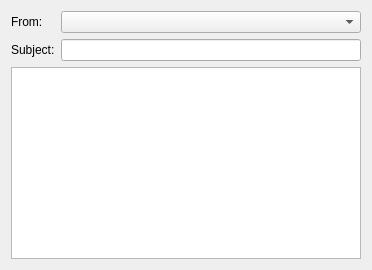
            <widget class="QWidget" name="sendBroadcast">
             <attribute name="title">
              <string>Send Message to your Subscribers</string>
             </attribute>
             <layout class="QGridLayout" name="gridLayout_9">
              <item row="0" column="0">
               <layout class="QVBoxLayout" name="verticalLayout_6">
                <item>
                 <layout class="QGridLayout" name="gridLayout_5">
                  <item row="0" column="0">
                   <widget class="QLabel" name="label_8">
                    <property name="text">
                     <string>From:</string>
                    </property>
                   </widget>
                  </item>
                  <item row="1" column="1">
                   <widget class="QLineEdit" name="lineEditSubjectBroadcast">
                    <property name="text">
                     <string/>
                    </property>
                   </widget>
                  </item>
                  <item row="1" column="0">
                   <widget class="QLabel" name="label_7">
                    <property name="text">
                     <string>Subject:</string>
                    </property>
                   </widget>
                  </item>
                  <item row="0" column="1">
                   <widget class="QComboBox" name="comboBoxSendFromBroadcast">
                    <property name="minimumSize">
                     <size>
                      <width>300</width>
                      <height>0</height>
                     </size>
                    </property>
                   </widget>
                  </item>
                 </layout>
                </item>
                <item>
                 <widget class="MessageCompose" name="textEditMessageBroadcast">
                  <property name="html">
                   <string>&lt;!DOCTYPE HTML PUBLIC &quot;-//W3C//DTD HTML 4.0//EN&quot; &quot;http://www.w3.org/TR/REC-html40/strict.dtd&quot;&gt;
&lt;html&gt;&lt;head&gt;&lt;meta name=&quot;qrichtext&quot; content=&quot;1&quot; /&gt;&lt;style type=&quot;text/css&quot;&gt;
p, li { white-space: pre-wrap; }
&lt;/style&gt;&lt;/head&gt;&lt;body style=&quot; font-family:'Sans'; font-size:9pt; font-weight:400; font-style:normal;&quot;&gt;
&lt;p style=&quot;-qt-paragraph-type:empty; margin-top:0px; margin-bottom:0px; margin-left:0px; margin-right:0px; -qt-block-indent:0; text-indent:0px; font-family:'MS Shell Dlg 2';&quot;&gt;&lt;br /&gt;&lt;/p&gt;&lt;/body&gt;&lt;/html&gt;</string>
                  </property>
                 </widget>
                </item>
               </layout>
              </item>
             </layout>
            </widget>
